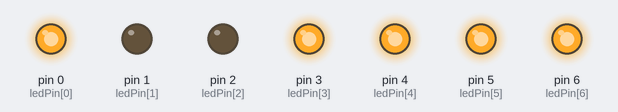
Bench run of a sketch on a simulated Arduino Uno, built with avr-gcc and run on an emulated ATmega328P. Shown: output pins drawn as LEDs (lit = HIGH).

Above: at 0.2 s.
At 1.0 s:
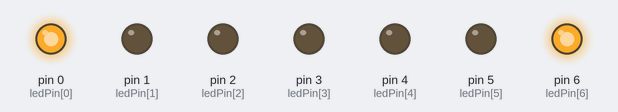
At 1.8 s:
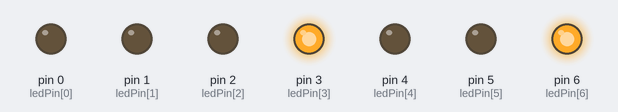
At 2.2 s:
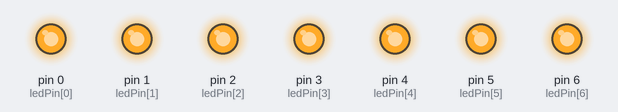
Timing chart, 0 to 3.0 s (numbered marks = the images above):
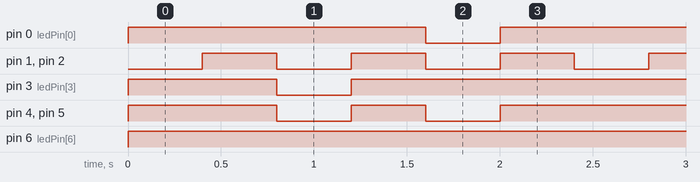

The sketch:

bai9.ino
```cpp
int ledPin[7]={0,1,2,3,4,5,6};
int chu_I[7]={HIGH,LOW,LOW,HIGH,HIGH,HIGH,HIGH};
int chu_U[7]={HIGH,LOW,LOW,LOW,LOW,LOW,HIGH};
int chu_H[7]={LOW,LOW,LOW,HIGH,LOW,LOW,HIGH};
void setup() {
for(int i=0;i<7;i++)
pinMode(ledPin[i], OUTPUT);}
void loop() {
for(int i=0;i<7;i++){
digitalWrite(ledPin[i], chu_I[i]);}
delay(400);
for(int i=0;i<7;i++){
digitalWrite(ledPin[i], HIGH);}
delay(400);
for(int i=0;i<7;i++){
digitalWrite(ledPin[i], chu_U[i]);}
delay(400);
for(int i=0;i<7;i++){
digitalWrite(ledPin[i], HIGH);}
delay(400);
for(int i=0;i<7;i++){
digitalWrite(ledPin[i], chu_H[i]);}
delay(400);
for(int i=0;i<7;i++){
digitalWrite(ledPin[i], HIGH);}
delay(400);
}
```

Measured:
- by itself, pin 0 (ledPin[0]), pin 3 (ledPin[3]): repeats every 2.4 s: LOW 0.40 s, HIGH 2.0 s
- by itself, pin 1 (ledPin[1]), pin 2 (ledPin[2]): alternates HIGH for 0.40 s and LOW for 0.40 s
- by itself, pin 4 (ledPin[4]), pin 5 (ledPin[5]): repeats every 2.4 s: LOW 0.40 s, HIGH 0.40 s, LOW 0.40 s, HIGH 1.2 s
- by itself, pin 6 (ledPin[6]): LOW → HIGH at 0.00 s
